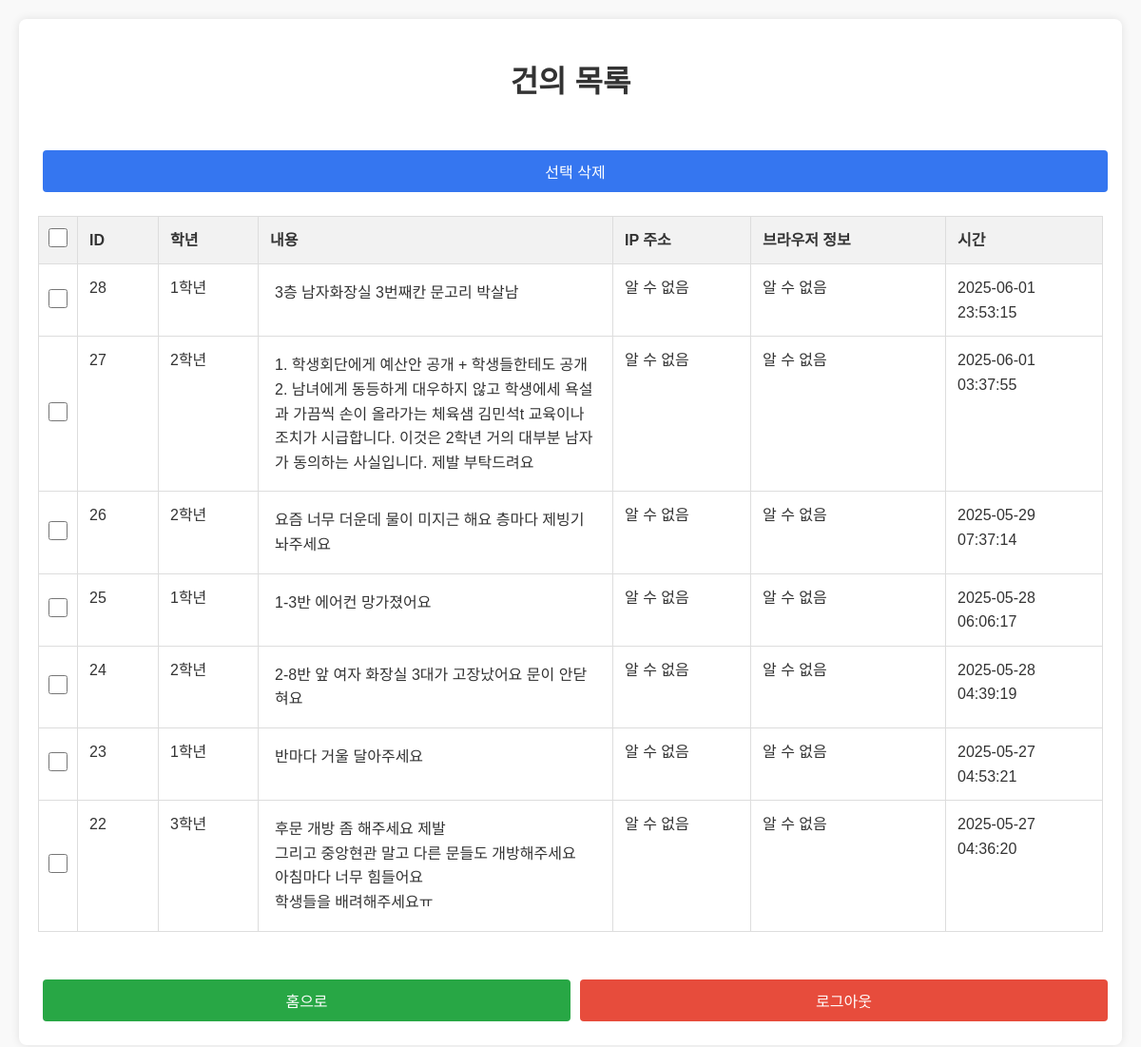
The app's page /admin/panel (signed in) with its own data.
### tables this page shows
CREATE TABLE suggestions (
                    id INTEGER PRIMARY KEY AUTOINCREMENT,
                    grade TEXT NOT NULL,
                    content TEXT NOT NULL,
                    timestamp DATETIME DEFAULT CURRENT_TIMESTAMP
                );

### app.py (the view)
@app.route('/admin/panel', methods=['GET'])
def admin_panel():
    if 'admin' not in session:
        return redirect(url_for('admin_login'))
    conn = sqlite3.connect('db.sqlite3')
    c = conn.cursor()
    c.execute("PRAGMA table_info(suggestions)")
    columns = [column[1] for column in c.fetchall()]
    has_ip = 'ip_address' in columns
    has_user_agent = 'user_agent' in columns
    has_timestamp = 'timestamp' in columns
    query = 'SELECT id, grade, content'
    if has_ip:
        query += ', ip_address'
    else:
        query += ', NULL as ip_address'
    if has_user_agent:
        query += ', user_agent'
    else:
        query += ', NULL as user_agent'
    if has_timestamp:
        query += ', timestamp'
    else:
        query += ', NULL as timestamp'
    query += ' FROM suggestions ORDER BY '
    query += 'timestamp DESC' if has_timestamp else 'id DESC'
    c.execute(query)
    suggestions = c.fetchall()
    conn.close()
    return render_template('admin_panel.html', suggestions=suggestions)

### app.py (called while the page is built, shortened)
@app.before_request
def auto_login():
    if 'admin' in session:
        return

### templates/admin_panel.html (shortened to what this page needs)
<!DOCTYPE html>
<html lang="ko">
<head>
    <link rel="stylesheet" href="{{ url_for('static', filename='style.css') }}">
</head>
<body>
    <div class="container">
        <h1>건의 목록</h1>
        <form method="POST" action="{{ url_for('delete_suggestions') }}">
            <button type="submit" onclick="return confirm('선택한 건의를 삭제하시겠습니까?')">선택 삭제</button>
            <table>
                <thead>
                    <tr>
                        <th class="checkbox-cell">
                            <input type="checkbox" onclick="toggleAll(this)">
                        </th>
                        <th class="id-cell">ID</th>
                        <th class="grade-cell">학년</th>
                        <th class="content-cell">내용</th>
                        <th class="ip-cell">IP 주소</th>
                        <th class="user-agent-cell">브라우저 정보</th>
                        <th class="timestamp-cell">시간</th>
                    </tr>
                </thead>
                <tbody>
                    {% for suggestion in suggestions %}
                    <tr>
                        <td class="checkbox-cell" data-label="선택">
                            <input type="checkbox" name="delete_ids" value="{{ suggestion[0] }}">
                        </td>
                        <td class="id-cell" data-label="ID">{{ suggestion[0] }}</td>
                        <td class="grade-cell" data-label="학년">{{ suggestion[1] }}</td>
                        <td class="content-cell" data-label="내용">
                            <div class="content-text">{{ suggestion[2] }}</div>
                        </td>
                        <td class="ip-cell" data-label="IP 주소">{{ suggestion[3] or '알 수 없음' }}</td>
                        <td class="user-agent-cell" data-label="브라우저 정보">
                            <div class="user-agent" title="{{ suggestion[4] or '알 수 없음' }}">{{ suggestion[4] or '알 수 없음' }}</div>
                        </td>
                        <td class="timestamp-cell" data-label="시간" class="timestamp">{{ suggestion[5] or '' }}</td>
                    </tr>
                    {% endfor %}
                </tbody>
            </table>
            <div class="admin-buttons">
                <a href="{{ url_for('index') }}"><button type="button">홈으로</button></a>
                <a href="{{ url_for('logout') }}"><button type="button" class="logout-btn">로그아웃</button></a>
            </div>
        </form>
    </div>
</body>
</html>

### static/style.css (style rules this page uses)
body { font-family: 'Segoe UI', sans-serif; background: #f2f4f8; margin: 0; padding: 0; }
.container { max-width: 600px; margin: 60px auto; background: white; padding: 30px; border-radius: 12px; box-shadow: 0 0 20px rgba(0, 0, 0, 0.1); }
h1 { color: #333; text-align: center; margin-bottom: 20px; }
button { width: 100%; padding: 10px; background-color: #4A90E2; color: white; border: none; border-radius: 8px; font-size: 16px; cursor: pointer; }
a { display: block; text-align: center; margin-top: 15px; color: #4A90E2; text-decoration: none; }
table { width: 100%; border-collapse: collapse; margin-top: 20px; }
table, th, td { border: 1px solid #ccc; }
th, td { padding: 12px; text-align: left; }
th { background-color: #f4f6fa; }
input[type="checkbox"] { width: auto; margin-right: 5px; }
button { padding: 8px 16px; margin: 5px; border: none; border-radius: 5px; background-color: #007bff; color: white; cursor: pointer; }
td.checkbox-cell, th.checkbox-cell { width: 40px; text-align: center; vertical-align: middle; padding: 0; }
td.checkbox-cell input[type="checkbox"], th.checkbox-cell input[type="checkbox"] { width: 20px; height: 20px; }
.logout-btn { background-color: #e74c3c !important; }
body { font-family: 'Segoe UI', Tahoma, Geneva, Verdana, sans-serif; background-color: #f9f9f9; padding: 20px; }
.container { max-width: 600px; margin: auto; background: white; padding: 30px; border-radius: 8px; box-shadow: 0 0 10px rgba(0,0,0,0.1); }
button { margin-top: 15px; padding: 10px 15px; font-size: 1em; border: none; border-radius: 5px; background-color: #007bff; color: white; cursor: pointer; width: 100%; }
.admin-buttons { display: flex; flex-wrap: wrap; gap: 10px; margin-top: 10px; }
.admin-buttons a { flex: 1; }
.admin-buttons button { background-color: #28a745; }

### templates/admin_panel.html (style rules this page uses)
body { font-family: 'Noto Sans KR', sans-serif; line-height: 1.6; color: #333; }
.container { max-width: 1200px; margin: 0 auto; padding: 20px; }
h1 { text-align: center; margin-bottom: 30px; }
table { width: 100%; border-collapse: collapse; margin-top: 20px; table-layout: fixed; }
th, td { padding: 12px; border: 1px solid #ddd; text-align: left; vertical-align: top; word-wrap: break-word; overflow-wrap: break-word; }
th { background-color: #f2f2f2; position: sticky; top: 0; }
.checkbox-cell { width: 40px; text-align: center; }
.id-cell { width: 60px; }
.grade-cell { width: 80px; }
.content-cell { min-width: 300px; }
.ip-cell { width: 120px; }
.user-agent-cell { width: 180px; }
.timestamp-cell { width: 140px; }
.content-text { white-space: pre-wrap; max-height: 150px; overflow-y: auto; padding: 5px; }
.user-agent { overflow: hidden; text-overflow: ellipsis; white-space: nowrap; max-width: 100%; }
button { background-color: #3576f0; color: white; padding: 10px 15px; border: none; border-radius: 4px; cursor: pointer; font-size: 16px; margin-right: 10px; }
.logout-btn { background-color: #f44336; }
.admin-buttons { margin-top: 20px; text-align: right; }

### records on screen
suggestions: id "28", grade "1학년", content "3층 남자화장실 3번째칸 문고리 박살남", suggestion "알 수 없음", timestamp "2025-06-01 23:53:15"
suggestions: id "27", grade "2학년", content "1. 학생회단에게 예산안 공개 + 학생들한테도 공개 2. 남녀에게 동등하게 대우하지 않고 학생에세 욕설과 가끔씩 손이 올라가는 체육샘 김민석t 교육이나 조치가 시급합니다. 이것은 2학년 거의 대부분 남자가 동의하는 사실입니다. 제발 부탁드려요", suggestion "알 수 없음", timestamp "2025-06-01 03:37:55"
suggestions: id "26", grade "2학년", content "요즘 너무 더운데 물이 미지근 해요 층마다 제빙기 놔주세요", suggestion "알 수 없음", timestamp "2025-05-29 07:37:14"
suggestions: id "25", grade "1학년", content "1-3반 에어컨 망가졌어요", suggestion "알 수 없음", timestamp "2025-05-28 06:06:17"
suggestions: id "24", grade "2학년", content "2-8반 앞 여자 화장실 3대가 고장났어요 문이 안닫혀요", suggestion "알 수 없음", timestamp "2025-05-28 04:39:19"
suggestions: id "23", grade "1학년", content "반마다 거울 달아주세요", suggestion "알 수 없음", timestamp "2025-05-27 04:53:21"
suggestions: id "22", grade "3학년", content "후문 개방 좀 해주세요 제발 그리고 중앙현관 말고 다른 문들도 개방해주세요 아침마다 너무 힘들어요 학생들을 배려해주세요ㅠ", suggestion "알 수 없음", timestamp "2025-05-27 04:36:20"
